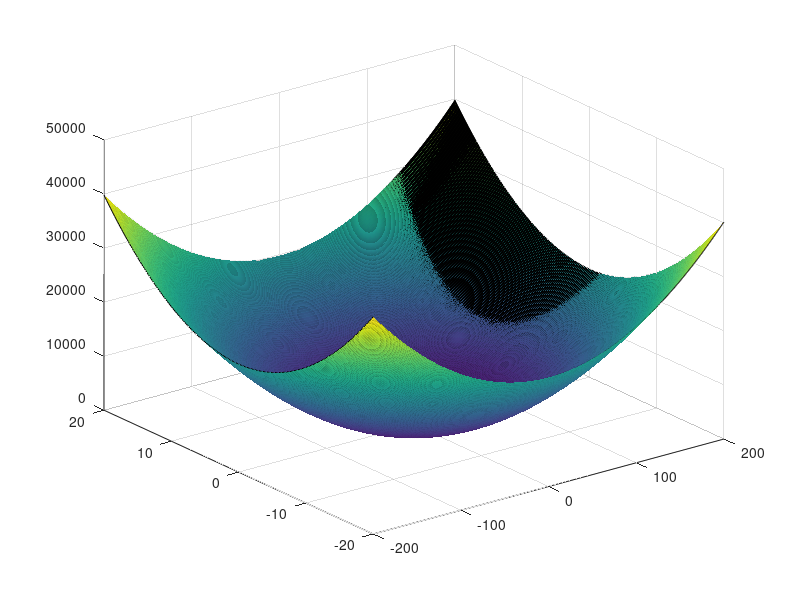

Write the MATLAB code that produced this figure. (Note: this script raises an error after producing the figure.)
[w1,w2] = meshgrid(-200:0.2:200, -20:0.2:20);
W = [w1(:), w2(:)];
% x1 = 2*rand(2,1)-1; x1 = x1/norm(x1); 
% x2 = 1./x1; x2(1) = -x2(1); x2 = x2;
x1 = [1;0];
x2 = [0; 10];
t1 = 0;
t2 = 1;
E1 = 1/2*(t1 - reshape(W*x1, size(w1))).^2;
E2 = 1/2*(t2 - reshape(W*x2, size(w1))).^2;
surf(w1,w2,E1 + E2)
%% Pick a shape, and observe how that shape moves around in input space and activation space
circles = shapes(:, 1:length(shapes)/3);
t = targets(:, 1:length(shapes)/3);
[~,Y] = max(t); 
pcaOut_input = ApplyDimReduction(circles', [], 'pca');

activation = ExtractDataAtLayer(nets{1}, circles, t, 1);
pcaOut_activation = ApplyDimReduction(activation', [], 'pca');

output = nets{1}(circles);
pcaOut_output = ApplyDimReduction(output', [], 'pca');

    %% plot individually
    range = [1:153, 20:153:153*153];
    range = 1:length(circles);
    doit = @(s) scatter3(s.score_PCA(range, 1), s.score_PCA(range, 2), s.score_PCA(range, 3));
    figure, doit(pcaOut_input);
    figure, doit(pcaOut_activation);

%% Correlation of the weights of analog-trained NNs
vectorizeLW = @(c) c.IW{1}(:);
weights = cell2mat(cellfun(vectorizeLW, nets, 'UniformOutput', false));
c = corr(weights);
figure, imagesc(c); colorbar;
title('Correlation of Input weights of 100 NNs trained to 0 error on AnalogManifold-30');
makeFiguresPretty;

%% Gather Eigenvectors of the correlation matrix across neural nets, activating in a bootstrapped way
L = 1; % layer    
sampleSize = 2000;
Vn = zeros(sampleSize,sampleSize, length(nets0));
r = randperm(length(shapes));
x = shapes(:,r(1:sampleSize));
t = targets(:,r(1:sampleSize));
for n = 1:length(nets0)
    n
    a = ExtractDataAtLayer(nets0{n}, x,t,L);
    if(L==2), a = compet(a); end
    C = corr(a); C = bsxfun(@max,C,C');

    % Keep eigenvector e of correlation matrix
    [V,D] = eig(C);
    d = diag(D);
    [d,ind] = sort(d, 'descend'); %sort in descending order
    V = V(:,ind);
    Vn(:,:,n) = V;
end
    %% Compare fixed eigenvectors of the activation-correlation matrix across neural nets
    tic;
    for e = 1:sampleSize; % eigenvector to compare
        display(['Calculating Pair-wise eigenvector correlations across NNs for eigenvector ' num2str(e)]);
        Ve = squeeze(Vn(:,e,:));
        Cv = max( corr(Ve,Ve), corr(Ve,-Ve)); 
        Cv = max(Cv,Cv');
        acpwevcNN{e} = Cv;
    end
    %% Average acpwevcnNN vs eigenvector index
    m = [];
    v = [];
    for i = 1:length(acpwevcNN)
        m = [m mean(acpwevcNN{i}(:))];
        v = [v var(acpwevcNN{i}(:))];
    end
    figure, errorbar(1:length(acpwevcNN), m, v); 
    title('Average Activation-correlation pairwise eigenvector max-correlation across NNs')
    xlabel('Eigenvector index');
    ylabel('Mean Correlation');

%% Train Many identical Autoencoders (with MNN)
% load('Data/DigitalManifold-30.mat'); %shapes, targets
load('Data/AnalogManifold-30.mat');
numNN = 1;
opts.layers = 100;
opts.epochs = 10000;
AEs = {};

% Train the NNs
nets = {};
for i = 1:numNN
    display(['Training AE ' num2str(i)]);
    [netT] = TrainAE(shapes, opts);
    AEs{end+1} = netT;
    if(mod(i,25) == 0)
        save([num2str(i) ' Trained AEs'], 'AEs')
    end
end
save([num2str(length(AEs)) ' Trained AEs', 'AEs']);

%% Null Hypothesis
% works on set of 1HL neural nets in variable 'nets'

% Calculate mean and std of the weights in the first layer
weightSize = size(nets{1}.IW{1});
stack = zeros([weightSize length(nets)]);
for i = 1:length(nets)
    stack(:,:,i) = nets{i}.IW{1};
end
m = mean(stack(:));
s = std(stack(:));

% Replace weights with random gaussian values around this mean and std
nets_random = nets;
for i = 1:length(nets_random)    
    nets_random{i}.IW{1} = m + s*randn(weightSize);
end

    %% Take 1HL NNs, make IWs normally random, freeze them, and train the layer weights
    netR = nets_random{1};
    shapesAct = ExtractDataAtLayer(netR, shapes, targets, 1);
    opts.layers = [];
    genErrs = [];
    trainErrs = [];
    for i = 1:100
        netTop = TrainNN(shapesAct,targets,opts);
        genErrs = [genErrs, netTop.userdata.genError];
        trainErrs = [trainErrs, netTop.userdata.trainError];
    end
    mean(genErrs)
    mean(trainErrs)
    
%% Generate random NNs from the mean and std of the weights of trained ones
% display('loading data');
load('./Data/Trained on digital/Net1/500 Trained 1HL NNnets.mat'); % load nets
% load('./Data/DigitalManifold-30.mat');

% Gather mean and std of input weights across low-error neural nets
display('Gathering mean and std of input weights');
err = 0.01;
nets0 = {};
weights1 = {};
weights2 = {};
bias1 = {};
bias2 = {};
for i = 1:length(nets)
    if(nets{i}.userdata.genError < err)
        nets0{end+1} = nets{i};        
        weights1{end+1} = nets{i}.IW{1,1};
        weights2{end+1} = nets{i}.LW{2,1};
        bias1{end+1} = nets{i}.b{1};
        bias2{end+1} = nets{i}.b{2};
    end
end

weights1 = cell2mat(weights1);
weights2 = cell2mat(weights2);
bias1 = cell2mat(bias1);
bias2 = cell2mat(bias2);

m1 = mean(weights1(:)); s1 = std(weights1(:)); % note this bug - it could be the reason my results weren't significant: s1 = mean(std(cell2mat(weights1)));
m2 = mean(weights2(:)); s2 = std(weights2(:)); % s2 = mean(std(cell2mat(weights2)));
m1b = mean(bias1(:));   s1b = std(bias1(:));
m2b = mean(bias2(:));   s2b = std(bias2(:));

% Generate neural nets with weights taken from gaussian distribution 
display('generate new neural nets - normally distributed');
netsG = {};
opts.layers = nets0{1}.layers{1}.size; % 100, in this case
for i = 1:length(nets0)        
    n = CreateNN(opts);
    n.input.exampleInput = shapes(:,1);
    n.output.exampleOutput = targets(:,1);
    n.IW{1,1} = m1 + s1*randn(size(nets0{i}.IW{1,1}));% Gaussian with mean m and std s
    n.LW{2,1} = m2 + s2*randn(size(nets0{i}.LW{2,1}));% Gaussian with mean m and std s
    n.b{1} = m1b + s1b*randn(size(nets0{i}.b{1}));
    n.b{2} = m2b + s2b*randn(size(nets0{i}.b{2}));
    netsG{i} = n;
    if(mod(i,25) == 0), display(num2str(i)); end;
end
save('Null Hypothesis untrained NNs - to within 1 percent error', 'netsG');

%% Calculate the maxcorr of eigenvectors of activation correlation matrices across neural nets
% load('./Data/DigitalManifold-30.mat');
% load('./Data/Trained on digital/Net1/Null Hypothesis,... untrained NNs - to within 1 percent error.mat'); %load netsG

nets_trial = netsG; 
% nets_trial = nets0;

% Convert each neural net into an activation-correlation-matrix & 
% Do eigenvector decomposition on each matrix
display('Embed NN into activation-correlation-matrix space & do eigenvector decomposition');
L = 1; % layer    
Vn = zeros(size(shapes,2) , size(shapes,2), length(nets_trial));
for n = 1:length(nets_trial)
    display([' Embedding NN ' num2str(n) '/' num2str(length(nets_trial))]);
    a = ExtractDataAtLayer(nets_trial{n}, shapes,targets,L);
    if(L==2), a = compet(a); end
    C = corr(a); C = bsxfun(@max,C,C');

%     Keep eigenvector e of correlation matrix
    [V,D] = eig(C);
    d = diag(D);
    [d,ind] = sort(d, 'descend'); %sort in descending order
    V = V(:,ind);
    Vn(:,:,n) = V;
end

% fix eigenvector, & pairwise max-correlate the eigenvectors across nets
display('max-correlate the eigenvectors across nets');
for e = 1:length(d); % eigenvector to compare
    display(['Calculating Pair-wise eigenvector correlations across NNs for eigenvector ' num2str(e)]);
    Ve = squeeze(Vn(:,e,:));
    Cv = zeros(size(Ve,2)); % numNets x numNets
    
    rho1 = corr(Ve);
    rho2 = corr(Ve,-Ve);
    Cv = max(rho1,rho2);
    EigCorrs{e} = Cv;
end

% plot average/std of this pairwise matrix for each eigenvector
display('plotting avg of max-corr matrix vs eigenindex');
mns = [];
v = [];
for i = 1:length(EigCorrs)
    mns =[mns mean(mean(EigCorrs{i}))];
    v = [v var(EigCorrs{i}(:))];
end
figure, errorbar(1:length(EigCorrs), mns, v); 
title('Average Activation-correlation pairwise eigenvector max-correlation across NNs')
xlabel('Eigenvector index');
ylabel('Mean Correlation');
makeFiguresPretty;


%% Answer Question: How small of 1 HL do you need to get good error?
numTrials = 30; % average the error per identical architecture over this many trials
datafile = './Data/DigitalManifold-30.mat';
layers = [1 5 10 20:10:100];
opts.max_fail=200;
% parpool('local', 3);

% Train the NNs
nets = {};
for i = 1:length(layers)
    display(['Training Net ' num2str(i) '/' num2str(length(layers)), ' size =' num2str(layers(i)) ]);
    for j = 1:numTrials
        opts.layers = layers(i);
        [netT] = TrainNN(datafile, opts);
        nets{i,j} = netT;
        display(['   Trial ' num2str(j) ' GenError = ' num2str(nets{i,j}.userdata.genError)]);
    end
    if(mod(i,5) == 0)
        save([num2str(i) ' Trained 0HL NN over ' num2str(j) ' Trials'], 'nets')
    end
end

    %% Test the nets and plot their average error as a function of HL size
    load('./Data/DigitalManifold-30.mat')    
    err = zeros(size(nets));  
    for i = 1:size(nets,1)
        for j = 1:size(nets,2)
            err(i,j) = nets{i,j}.userdata.genError;
%             err(i,j) = TestNN(nets{i,j}, shapes, targets);
        end
    end
    s = var(err, 0, 2);
    merr = mean(err,2);    
    figure, errorbar(layers, merr, s, '-r');
    title(['Error vs HL Size (1HL): ' num2str(numTrials) ' Trials per layer']);
    xlabel('# Hidden Units');
    ylabel('Generalization Error - 100 pts');
    
    % Plot all numTrials plots
    figure, hold on;
    for i =1:size(err,2)
        plot(layers, err(:,i));
    end
    
    makeFiguresPretty;

%% Plot layer by layer dim reduction
% given neT, shapes, targets
[~, t] = max(targets);
for i = 1:netT.numLayers
    data = ExtractDataAtLayer(netT, shapes, targets, i);
    ApplyDimReduction(data', t, 'pca');
    
end

initnw
%% Check classification of Random Matrices.... - classification is worthless
load('./Data/DigitalManifold-30'); % shapes, targets

% normalize data
shapes = shapes * 2 - 1;

numTrials = 500;
errs = zeros(numTrials,1);
[~, t] = max(targets,[],1);
for i = 1:numTrials
    weights = rand(3,900)* 2 - 1;
    bias = rand(3,1) * 2 - 1;
    out = weights * shapes + repmat(bias, 1, size(shapes,2));
    [~,labels] = max(out,[],1);
    e = sum(labels ~= t) / length(labels)
    errs(i) = e;
end
mean(errs)
%% Plot Weight Matrices for DNN NN
w = nn.W{1};

% Find good subplot dimensions to use
N = size(w,1);
M = 2;
p = perms(factor(N)) ;
if length(p) >= M,
  y = unique([p(:,1:M-1) prod(p(:,M:end),2)],'rows') ;
else
  error('No solution')
end
dif = max(y,[],2) - min(y,[],2);
[~,idx]=min(dif);
splot_ind = y(idx,:);

% Plot
for i =1:N
    subplot(splot_ind(1), splot_ind(2), i);
    imagesc(reshape(w(i,1:end-1), 28,28));
    colormap('gray');
%     colorbar;
end

%% Subhy/Surya - plot neuron outputs for all shapes
% load('./Data/DigitalManifold-30.mat'); % Shapes, targets - 1200 images

[~, t] = max(targets); 

figure; colorbar;
idx = 1;
for i = 1:3
    for j = 1:3
        shape1 = shapes(:, t == i);
        output = netT.IW{1} * shape1 + repmat(netT.b{1},1,size(shape1,2));
        subplot(3,3,idx), imagesc( reshape(output(j,:),40,40) ); title(['shape: ' num2str(i) ' output: ' num2str(j)]); colorbar;
        idx = idx + 1;
    end
end

%%

% Weights
for i = 1:3
    iw = netT.IW{1};
    figure; imagesc( reshape( iw(1,:), 60,60 ) ) ;
end

% try random weights as 
% trainine error to 0  & create same neuronalOutput(shape) plots from cell
% above
% calculate neuron weight-weighted average images (i.e. neuron features)
% look at autoencoders - use DNN toolbox

%% Pairwise Distance Matrices
load('./Data/Trained on digital/Net2/TNet-2HL-40 20-TrSetSize=1100-Epoch=20000.mat'); % netT, test_x, test_y, train_x, train_y
load('./Data/DigitalManifold-30.mat'); % shapes, targets

% X = shapes; % Raw
X = ExtractDataAtLayer(netT, shapes, targets, 1);
X = ExtractDataAtLayer(netT, shapes, targets, 2);
% X = ExtractDataAtLayer(netT, shapes, targets, 3);

D = pdist(X');
M = squareform(D); % M(i,j) is distance between ith and jth objects in original data
figure;
imagesc(M);

title('Pairwise Distance Matrices: [Rect, Tri, Circ], DM30, Layer 3 Output');
colorbar;
makeFiguresPretty

%% Train Many identical NN and create correlation matrices of their weights
% When I first did this (May 7th), it yielded nets with very low training
% error (or so I thought). Later, when I checked the nets, they had very
% high errors. It could be possible that my display was screwing up an
% order of magnitude, and what I thought was 2.18% error was actually 21.8%
load('./Data/AnalogManifold-30.mat'); %shapes, targets
numNN = 200;
opts.layers = 20;

% Train the NNs
nets = {};
for i = 1:numNN
    display(['Training Net ' num2str(i)]);
    [netT] = TrainNN(shapes, targets, opts);
    nets{end+1} = netT;
    if(mod(i,25) == 0)
        save([num2str(i) ' Trained 1HL NN'], 'nets')
    end
end

    % Save Nets
    save([num2str(length(nets)) ' Trained 1HL NN - AnalogManifold'], 'nets');

    %% Compile Net files
    n = [5 30 98];    
    nnets = {};
    for i = n;
        load([num2str(i) ' Trained 0HL NN.mat'])
        nnets = {nnets{:} nets{:}}';
    end

    %% Test the nets
    err = [];
    for i = 1:length(nets)
        err = [err 100*TestNN(nets{i}, shapes, targets)]; %#ok<AGROW>
        display(['Net ' num2str(i) ': Average Error=' num2str(err(i)) '%']);        
    end

    %% Keep Nets thats are good enough
    errThresh = 0; % keep nets with less than errThresh average error
    nets0 = nets(errThresh >= err);

    %% Correlation matrix C_{mu,eta}^L for fixed mu, eta varies over (x,y,shape), L = layer
    L = 1;
%     mu = 210; Mu='square'; % centered square
%     mu = 610; Mu='triangle'; % centered triangle
    mu = 1010; Mu='circle'; % centered circle
    eta = 1:400; Eta='square';
%     eta = 401:800; Eta='triangle';c
%     eta = 801:1200; Eta='circle';
    
    a = ExtractDataAtLayer(nets0{2}, shapes, targets, L); %layer = 0 is input, 1 is HL, 2 is output
    if(L==2), a = compet(a); end
    s = a(:,mu);
    C = corr(s,a(:,eta));
    C = reshape(C, 20,20);
    figure, imagesc(C);
    colorbar;
    title(['Correlation matrix C_{mu,eta}^L for fixed mu=' Mu ', eta varies over (x,y,' Eta '), L = layer' num2str(L)]);
    makeFiguresPretty;
    
    %% Eigenvectors of the whole matrix of correlations
    n = 2;
    for L = 1:1
        a = ExtractDataAtLayer(nets0{n}, shapes, targets, L); %layer = 0 is input, 1 is HL, 2 is output
        if(L==2), a = compet(a); end
        C = corr(a);                  
        C = bsxfun(@max, C, C');% Enforce C is symmetric (its numerically slightly off, which is yielding complex eigenvalues/vectors)
        
        % Eigenvalues/Vectors
        [V,D] = eig(C);
        d = diag(D);
        [d,ind] = sort(d, 'descend'); %sort in descending order
        V = V(:,ind);
        
        % Plots of Eigenvalues
        for e = 1:3;
%         for e = length(d)-2:length(d)
            figure, imagesc(reshape(V(:,e), 20,60));
            colorbar;
%             title(['Eigenvector ' num2str(e) ' of ' SH1 '-' SH2 ' correlation matrix at layer ' num2str(L)]);
            title(['Eigenvector ' num2str(e) ' (lambda=' num2str(d(e)) ')  of layer ' num2str(L)]);
        end
        
        % PCA on the correlation matrix
        Y = [ones(1,400), 2*ones(1,400), 3*ones(1,400)];
        ApplyDimReduction(C,Y,'pca');
    end
    
    %% PCA on vectorized low-rank approximation to correlation matrix C_{mu,eta}^{l,n}: mu,eta index shape
    L = 1;
    k = 3;
    M = size(shapes,2); % 
    t = zeros(length(nets0), M^2);
    for i = 1:length(nets0)
        % Low Rank Approximation to Correlation Matrix
        a = ExtractDataAtLayer(nets0{i}, shapes, targets, L); %layer = 0 is input, 1 is HL, 2 is output
        if(L==2), a = compet(a); end
        C = corr(a);                  
        C = bsxfun(@max, C, C');% Enforce C is symmetric (its numerically slightly off, which is yielding complex eigenvalues/vectors)
        Ck = LowRankApproximation(C,k);
        t(i,:) = Ck(:);        
    end
    ApplyDimReduction(t,[],'pca');
    
    
    %% Gather Eigenvectors of the correlation matrix across neural nets
    L = 1; % layer    
    Vn = zeros(length(nets0{1}),length(nets0{1}), length(nets0));
    for n = 1:length(nets0)
        n
        a = ExtractDataAtLayer(nets0{n}, shapes,targets,L);
        if(L==2), a = compet(a); end
        C = corr(a); C = bsxfun(@max,C,C');
        
        % Keep eigenvector e of correlation matrix
        [V,D] = eig(C);
        d = diag(D);
        [d,ind] = sort(d, 'descend'); %sort in descending order
        V = V(:,ind);
        Vn(:,:,n) = V;
    end
        %% Compare fixed eigenvectors of the activation-correlation matrix across neural nets
    %     acpwevcNN = {}; %Activation-correlation pairwise eigenvector max-correlation across NNs
        tic;
        for e = 1:1200; % eigenvector to compare
            display(['Calculating Pair-wise eigenvector correlations across NNs for eigenvector ' num2str(e)]);
            Ve = squeeze(Vn(:,e,:));
%             Cv = zeros(size(Ve,2)); % numNets x numNets
%             for i = 1:size(Ve,2)
%                 for j = 1:size(Ve,2)
%                     Cv(i,j) = max( corr(Ve(:,i), Ve(:,j)) , corr(Ve(:,i), -Ve(:,j)) );
%                 end
%             end
            Cv = max( corr(Ve,Ve), corr(Ve,-Ve)); 
            Cv = max(Cv,Cv');
            
            acpwevcNN{e} = Cv;
%             toc;
    %         figure, imagesc(Cv); colorbar;
    %         title(['Correlation of eigenvector ' num2str(e) ' across ' num2str(length(nets0)) ' 1HL NNs']);
        end
            %% Average acpwevcnNN vs eigenvector index
            m = [];
            v = [];
            for i = 1:length(acpwevcNN)
                m = [m mean(mean(acpwevcNN{i}))];
                v = [v var(acpwevcNN{i}(:))];
            end
            figure, errorbar(1:length(acpwevcNN), m, v); 
            title('Average Activation-correlation pairwise eigenvector max-correlation across NNs')
            xlabel('Eigenvector index');
            ylabel('Mean Correlation');


        %% PCA on the first 100 eigenvectors      
        vect = @(v) v(:);
        acpmat = cell2mat( cellfun(vect, acpwevcNN, 'UniformOutput', 0) )';
        b = 8; Y = [ones(1,b), 2*ones(1, 100-b)];
        pca_results = ApplyDimReduction(acpmat, Y, 'pca');
    
    %% PCA on vectorized correlation matrices (correlating all activations) of the Lth layer
    L = 1; 
    cms = zeros(length(nets0), 1200^2);
    for i = 1:length(nets0)
        display(['Gathering vectorized correlation matrices of layer ' num2str(L) ', net ' num2str(i)]);
        a = ExtractDataAtLayer(nets0{i}, shapes, targets, 1); % nth hidden layer
        c =  corr(a);
        cms(i,:) = c(:)';
    end
    ApplyDimReduction(cms,[],'pca');
    
    %% Calculate activations at a particular layer 
%     activs = zeros(length(nets0) , numel(targets)); % Output activation
    activs = zeros(length(nets0) , numel(ExtractDataAtLayer(nets0{1}, shapes, targets, 1))); % 1st hidden layer
    for i = 1:length(nets0);
        display(['Calculating Activation ' num2str(i) '/' num2str(length(nets0))]);
%         a = nets0{i}(shapes); % Output activation
        a = ExtractDataAtLayer(nets0{i}, shapes, targets, 1); % nth hidden layer
        activs(i,:) = a(:);
    end
    
    %% PCA of activations
    ApplyDimReduction(activs, [], 'pca');
    
    %% Calculate Similarity Vectors of activations 
    sims = zeros( length(nets0), size(shapes, 2)^2 );
%     outputSize = nets0{1}.output.size; % output size
    outputSize = nets0{1}.layers{1}.size; % layer size
    for i = 1:length(nets0)
        display(['Calculating Similarity Vector ' num2str(i) '/' num2str(NN)]);
        a = reshape( activs(i,:), outputSize, []); % Grab the activations in outputSize x numExamples format
        sims(i,:) = reshape(a'*a, 1, []); % Calculate vectorized similarity matrix
    end
    
    %% Calculate correlation matrix of the similarity vectors
    rho = corr(sims');
    figure, imagesc(rho);
    title(['Corr Matrix: Similarity Vectors of ' num2str(length(nets0)) ' 1-HL NNs trained to ' num2str(errThresh) '% error']);
    colorbar;
    makeFiguresPretty;
    
    %% PCA on the similarity matrices
    ApplyDimReduction(sims, [], 'pca')
    
    %% Hierarchical Agglomerated Clustering of the correlation matrix of similarity vectors
    Z = linkage(rho, 'ward', 'euclidean');
    [H,T, OUTPERM] = dendrogram(Z,0);
    figure, imagesc( rho(OUTPERM, OUTPERM) ), colorbar;
%     c = OUTPERM;
    c = cluster(Z, 'maxclust', 3);
    
    % Shuffle Rows
    rho_clustered = rho(c == 1,:);
    for i = 2:max(c)
        rho_clustered = [ rho_clustered; rho(c == i, :)];
    end
    
    %Shuffle Columns
    rho_bd = rho_clustered(:, c == 1);
    for i =2:max(c)
        rho_bd = [ rho_bd, rho_clustered(:, c == i)];
    end
    
    figure, imagesc(rho_bd);
    title(['Clustered Corr Matrix: Similarity Vectors of ' num2str(length(nets0)) ' 1-HL NNs trained to ' num2str(errThresh) '% error']);
    colorbar;
    makeFiguresPretty;
    
    %% Correlation Matrix of Input Weights
    sIdx = 2; 
    net = netsG;
    W = zeros(size(net{1}.IW{1}, 2), length(net));
    for i = 1:length(net)    
        iw = net{i}.IW{1};
        W(:,i) = iw(sIdx,:)';
    end
    rho = corr(W);
    figure, imagesc(rho); 
    title(['Corr Matrix: 1-HL NNs Input Weights, trained on DigitalManifold-30, OutputNeuron=' num2str(sIdx)]);
    colorbar;
    
    
     %% Correlation Matrix of Layer Weights
    sIdx = 10; 
    layer = 1;
    W = zeros(size(nets0{1}.LW{layer+1, layer}, 2), length(nets0));
    for i = 1:length(nets0)            
        iw = nets0{i}.LW{layer+1,layer};
        W(:,i) = iw(sIdx,:)';
    end
    rho = corr(W);
    figure, imagesc(rho); 
    title(['Corr Matrix: 1-HL NNs layer ' num2str(layer) ', trained on DigitalManifold-30, OutputNeuron=' num2str(sIdx)]);
    colorbar;
    makeFiguresPretty;

%% 


%% SWEEP NUMBER OF UNITS IN A HIDDEN LAYER OF A DNN - GENERATE DATA ON THE FLY
for Wrapper = 1:1
    %    DEFINING THE SHAPE MANIFOLD
    imsize = 30;
    num_shapes = 1500; 
    [shapes, targets] = CreateManifold(imsize, num_shapes); 

    % SWEEP OF # OF UNITS IN THE HIDDEN LAYER
    networkErrors = [];
    max_test = 15;
    fixedHiddenLayers = [40];
    HLSizes = [20];

    for j = 1:length(HLSizes)
        shl = HLSizes(j);
        display(['Training network with [' num2str(fixedHiddenLayers) ' ' num2str(shl) '] units in the HLs']);

        %    DEFINING THE NETWORK
        layers = [fixedHiddenLayers shl];
        net = feedforwardnet(layers, 'traingdm');    
        net.trainParam.epochs = 10000;

        %    TRAINING THE NETWORK
        net.divideFcn = '';
        net.trainParam.goal = 0.001; % Mean squared error of 0.001 is performance metric
        [netT,tr] = train(net,shapes,targets);
        save(['TNet-' num2str(length(layers)) 'HL-' num2str(layers) '-TrSetSize=' num2str(size(shapes,2)) '-Epoch=' num2str(net.trainParam.epochs)], 'netT');

        % TESTING THE NETWORK
        display(['Testing network with ' num2str(shl) ' units in the HL']);

        errors = 0;
        for i = 1:max_test
            display(['   test iter ' num2str(i)]);
            [P, T] = CreateManifold(imsize, floor(num_shapes/10)); 

            % TEST NETWORK 1
            A = netT(P);
            AA = compet(A);
            errors = errors + sum(sum(abs(AA-T)))/2;
        end
        networkErrors = [networkErrors errors/(size(P,2) * max_test)];
    end
end


%% Plot image-averaged input weight matrices in 8x5 confi
load('./Data/Trained on digital/TNet-2HL-40  20-TrSetSize=1100-Epoch=10000.mat');
load('./Data/DigitalManifold-30.mat'); % shapes is 900x 1200

% shapes = shapes(:,1);

% Hidden Layer 1
figure;
iw = netT.IW{1}; %40 x 900
nlfun1 = str2func(netT.layers{1}.transferFcn);
neuron_outputs = nlfun1(iw*shapes); % 40 x 1200
image_weighted_avgs = (shapes * neuron_outputs') / size(shapes, 2);

for i = 1:size(image_weighted_avgs,2)
    subplot(8,5,i), imagesc(reshape(image_weighted_avgs(:,i), 30,30))
end
colormap('gray')
    
% Hidden Layer 2
figure;
nlfun2 = str2func(netT.layers{2}.transferFcn);
neuron_outputs = nlfun2( netT.LW{2,1} * neuron_outputs);
% neuron_outputs = tansig(netT.LW{2,1} * tansig(netT.IW{1} * shapes));
image_weighted_avgs = (shapes * neuron_outputs') / size(shapes, 2);

for i = 1:size(image_weighted_avgs,2)
    subplot(4,5,i), imagesc(reshape(image_weighted_avgs(:,i),30,30))
end
colormap('gray')

% Output Layer
figure;
% lw = netT.LW{3,2};
ofun3 = str2func(netT.layers{3}.transferFcn);
neuron_outputs = ofun3(netT.LW{3,2} * neuron_outputs);
% neuron_outputs = tansig(netT.LW{3,2} * tansig(netT.LW{2,1} * tansig(netT.IW{1} * shapes)));
image_weighted_avgs = (shapes * neuron_outputs') / size(shapes, 2);

for i = 1:size(image_weighted_avgs,2)
    subplot(1,3,i), imagesc(reshape(image_weighted_avgs(:,i),30,30))
end
colormap('gray')



%% SCAN THROUGH TRAINED NET DATA STRUCTURES
%  TEST THEM ON A NEWLY GENERATED MANIFOLD
%  OBTAIN NETWORK ERRORS
for Wrapper=1:1
    d = dir('./TNet-2HL*');
    d = {d.name};
    imsize = 30;
    num_shapes = 15000;
    networkErrors = [];
    max_test = 10;


    for i = 1:length(d)

        % LOAD NETWORK
        load(d{i});

        % TEST NETWORK
        display(['Testing Network ' d{i}]);
        errors = 0;
        for j = 1:max_test
            display(['   test iter ' num2str(j)]);
            [P, T] = CreateManifold(imsize, num_shapes); 

            % TEST NETWORK 1
            A = netT(P);
            AA = compet(A);
            errors = errors + sum(sum(abs(AA-T)))/2;
        end
        networkErrors = [networkErrors errors/(size(P,2) * max_test)];    
    end

    % %% PLOT ERRORS VS # UNITS IN HIDDEN LAYER
    % 
    % plot(HLSizes, networkErrors, '-')
    % title(['imsize=' num2str(imsize) '^2, ',...
    %        '# of each shape=' num2str(num_shapes_per_type) ', ',...   
    %        'HL=[100 N]',...
    %        ]);
    % xlabel('# of units in the HL');
    % ylabel('Error Fraction');
    %        
    % makeFiguresPretty;
    %    
    %    
end
